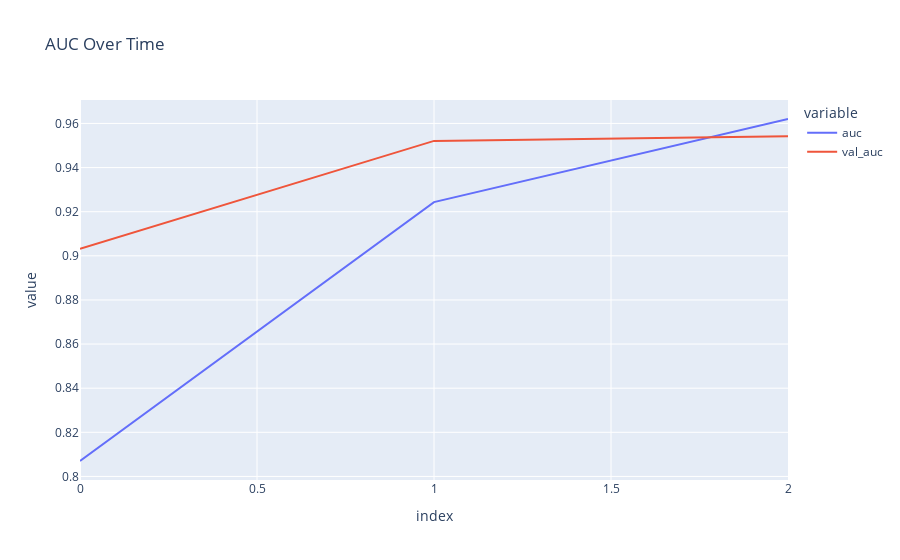

Notebook cell for this chart:
### Code cell
fig = px.line(
    history.history,
    y=['auc', 'val_auc'],
    labels={'x': "Epoch", 'y': "AUC"},
    title="AUC Over Time"
)

fig.show()

### Figure 1 — Plotly figure (JSON) as saved in the notebook; plotly's stock layout.template omitted (floating-point values rounded to 4 significant figures)
{"data": [{"hovertemplate": "variable=auc<br>index=%{x}<br>value=%{y}<extra></extra>", "legendgroup": "auc", "line": {"color": "#636efa", "dash": "solid"}, "marker": {"symbol": "circle"}, "mode": "lines", "name": "auc", "orientation": "v", "showlegend": true, "type": "scatter", "x": [0, 1, 2], "xaxis": "x", "y": [0.807, 0.9243, 0.962], "yaxis": "y"}, {"hovertemplate": "variable=val_auc<br>index=%{x}<br>value=%{y}<extra></extra>", "legendgroup": "val_auc", "line": {"color": "#EF553B", "dash": "solid"}, "marker": {"symbol": "circle"}, "mode": "lines", "name": "val_auc", "orientation": "v", "showlegend": true, "type": "scatter", "x": [0, 1, 2], "xaxis": "x", "y": [0.9032, 0.9521, 0.9542], "yaxis": "y"}], "layout": {"legend": {"title": {"text": "variable"}, "tracegroupgap": 0}, "title": {"text": "AUC Over Time"}, "xaxis": {"anchor": "y", "domain": [0, 1], "title": {"text": "index"}}, "yaxis": {"anchor": "x", "domain": [0, 1], "title": {"text": "value"}}}}
